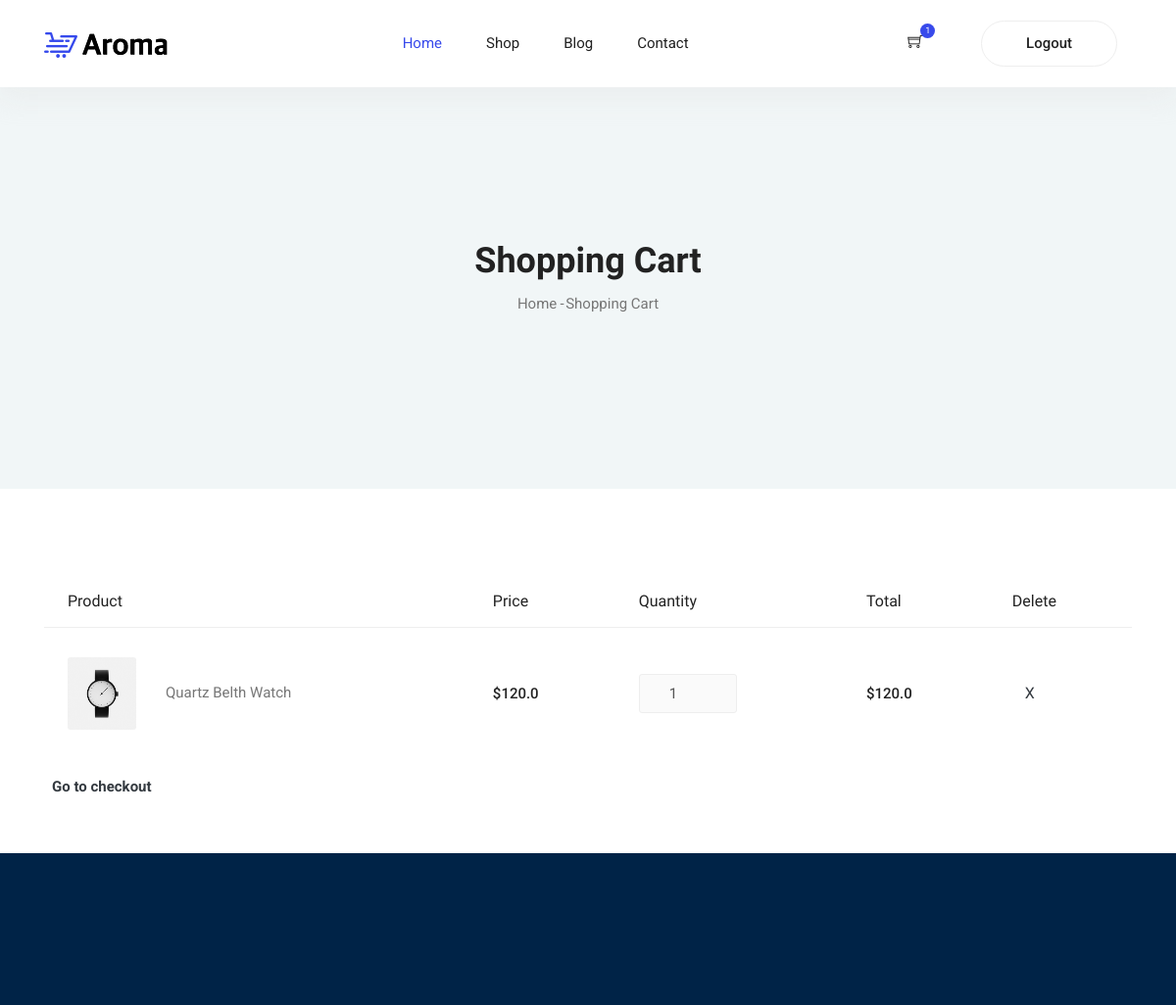
The page /cart/ (signed in, upper part) on the database as committed earlier.
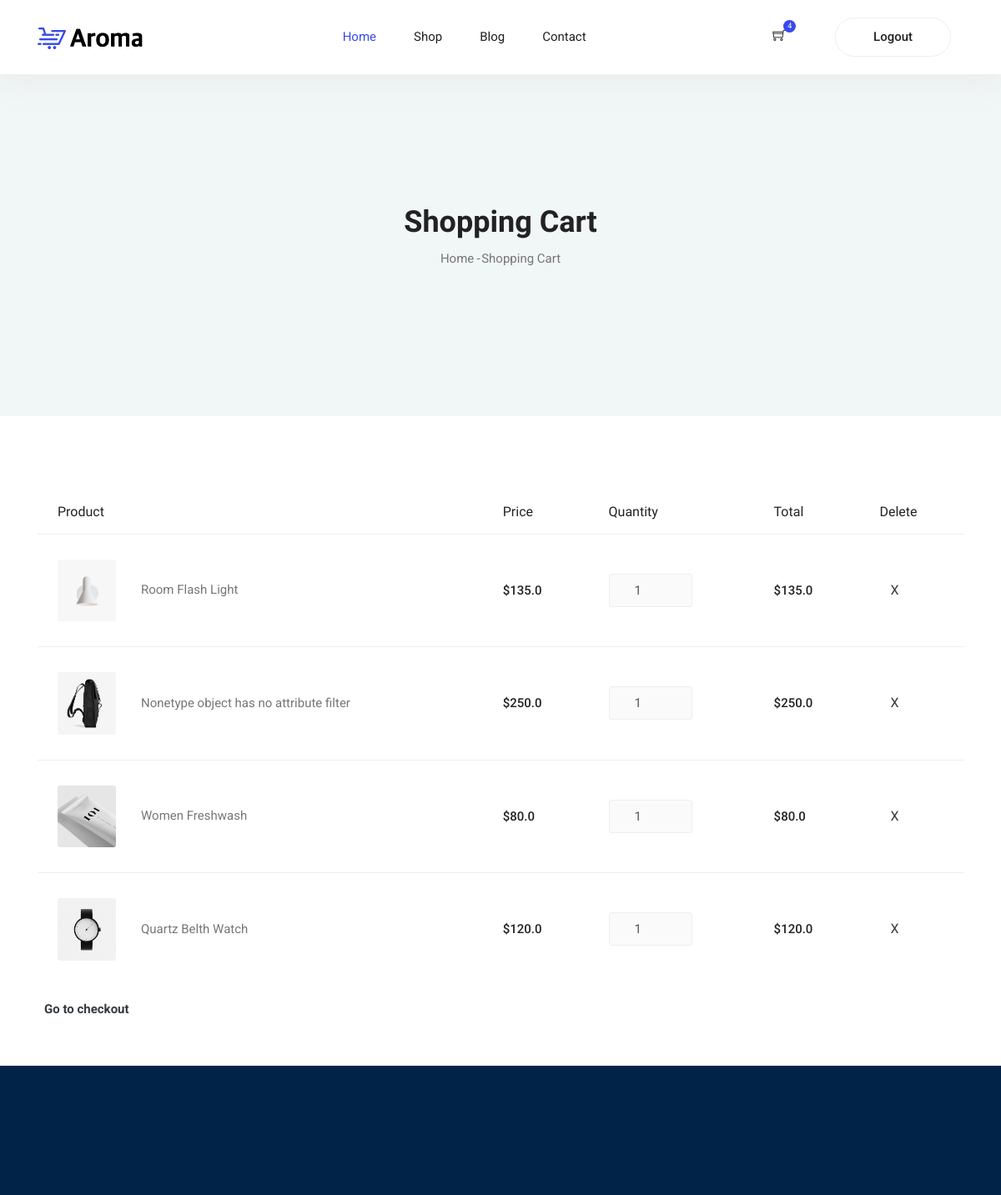
The same page on the database as committed later.
### store/models.py (models this page shows, shortened)
class Order(models.Model):
    owner = models.ForeignKey(User, on_delete=models.CASCADE)
    is_paid = models.BooleanField(default=False)
    payment_date = models.DateTimeField(blank=True, null=True)

class OrderDetail(models.Model):
    order = models.ForeignKey(Order, on_delete=models.CASCADE, blank=True, null=True)
    item = models.ForeignKey(Item, on_delete=models.CASCADE)
    price = models.FloatField()
    count = models.IntegerField()
    @property
    def get_total_price(self):
        return self.price * self.count

class Item(models.Model):
    title = models.CharField(max_length=150)
    slug = models.SlugField()
    price = models.FloatField()
    mojodi = models.BooleanField(default=True)
    image = models.ImageField(upload_to='Product Image', blank=True, null=True)
    text = models.TextField()
    description = models.TextField()
    active = models.BooleanField(default=False)

### store/views.py (the view)
# urls.py: path('cart/', views.CartView.as_view(), name='cart'),
class CartView(View):
    def get(self, request):
        c = {
            'order': None,
            'details': None
        }
        open_order: Order = Order.objects.filter(owner_id=request.user.id, is_paid=False).first()
        if open_order is not None:
            c['order'] = open_order
            c['details'] = open_order.orderdetail_set.all()
        return render(request, 'cart.html', c)

### store/templates/cart.html (shortened to what this page needs)
{% extends 'base.html' %}
{% load static %}
{% block body %}
	<section class="blog-banner-area" id="category">
		<div class="container h-100">
			<div class="blog-banner">
				<div class="text-center">
					<h1>Shopping Cart</h1>
					<nav aria-label="breadcrumb" class="banner-breadcrumb">
            <ol class="breadcrumb">
              <li class="breadcrumb-item"><a href="#">Home</a></li>
              <li class="breadcrumb-item active" aria-current="page">Shopping Cart</li>
            </ol>
          </nav>
				</div>
			</div>
    </div>
	</section>
    <section class="cart_area">
        <div class="container">
            <div class="cart_inner">
                <div class="table-responsive">
                    {% if order != None and details|length > 0 %}
                        <table class="table">
                            <thead>
                                <tr>
                                    <th scope="col">Product</th>
                                    <th scope="col">Price</th>
                                    <th scope="col">Quantity</th>
                                    <th scope="col">Total</th>
                                    <th scope="col">Delete</th>
                                </tr>
                            </thead>
                            <tbody>
                                {% for detail in details %}
                                <tr>
                                    <td>
                                        <div class="media">
                                            <div class="d-flex">
                                                <img src="{{ detail.item.image.url }}" width="70" alt="">
                                            </div>
                                            <div class="media-body">
                                                <p>{{ detail.item.title }}</p>
                                            </div>
                                        </div>
                                    </td>
                                    <td>
                                        <h5>${{ detail.item.price }}</h5>
                                    </td>
                                    <td>
                                        <div class="product_count">
                                            <input type="text" name="qty" id="sst" maxlength="12" disabled value="{{ detail.count }}" title="Quantity:"
                                                class="input-text qty">
                                        </div>
                                    </td>
                                    <td>
                                        <h5>${{ detail.get_total_price }}</h5>
                                    </td>
                                    <td>
                                        <a href="{% url 'store:remove-orderdetail' detail.id %}" class="btn text-dark btn-close">X</a>
                                    </td>
                                </tr>
                                {% endfor %}
                            </tbody>
                        </table>
                        <a class="text-dark mx-2" href="{% url 'store:checkout' %}"><b>Go to checkout</b></a>
                    {% else %}
                        <div class="alert alert-light text-danger text-center"><b>You have not item in order Cart</b></div>
                    {% endif %}
                </div>
            </div>
        </div>
    </section>
{% endblock %}

### store/templates/base.html (shortened to what this page needs)
{% load static %}
<!DOCTYPE html>
<html lang="en">
<head>
    <link rel="stylesheet" href="{% static 'vendors/bootstrap/bootstrap.min.css' %}">
    <link rel="stylesheet" href="{% static 'vendors/fontawesome/css/all.min.css' %}">
    <link rel="stylesheet" href="{% static 'vendors/themify-icons/themify-icons.css' %}">
	<link rel="stylesheet" href="{% static 'vendors/linericon/style.css' %}">
    <link rel="stylesheet" href="{% static 'vendors/nice-select/nice-select.css' %}">
    <link rel="stylesheet" href="{% static 'vendors/owl-carousel/owl.theme.default.min.css' %}">
    <link rel="stylesheet" href="{% static 'vendors/owl-carousel/owl.carousel.min.css' %}">
    <link rel="stylesheet" href="{% static 'vendors/nouislider/nouislider.min.css' %}">
    <link rel="stylesheet" href="{% static 'css/style.css' %}">
</head>
<body>
	<header class="header_area">
        <div class="main_menu">
          <nav class="navbar navbar-expand-lg navbar-light">
            <div class="container">
              <a class="navbar-brand logo_h" href="index.html"><img src="{% static 'img/logo.png' %}" alt=""></a>
              <div class="collapse navbar-collapse offset" id="navbarSupportedContent">
                <ul class="nav navbar-nav menu_nav ml-auto mr-auto">
                  <li class="nav-item active"><a class="nav-link" href="{% url 'store:index' %}">Home</a></li>
                  <li class="nav-item submenu dropdown">
                    <a href="{% url 'store:shop' %}" class="nav-link"  role="button" aria-haspopup="true"
                      aria-expanded="false">Shop</a>
                  </li>
                  <li class="nav-item submenu dropdown">
                    <a href="#" class="nav-link dropdown-toggle" data-toggle="dropdown" role="button" aria-haspopup="true"
                      aria-expanded="false">Blog</a>
                    </li>
                  <li class="nav-item"><a class="nav-link" href="contact.html">Contact</a></li>
                </ul>
                <ul class="nav-shop">
                    {% if not request.user.is_authenticated %}
                        <li class="nav-item"><a class="button button-header" href="{% url 'account:login' %}">Login</a></li>
                    {% else %}
                        <li class="nav-item"><button><a href="{% url 'store:cart' %}"><i class="ti-shopping-cart"></i></a><span class="nav-shop__circle">{{ details.count }}</span></button></li>
                        <li class="nav-item"><a class="button button-header" href="{% url 'account:logout' %}">Logout</a></li>
                    {% endif %}
                </ul>
              </div>
            </div>
          </nav>
        </div>
    </header>
    {% block body %}{% endblock %}
    <footer class="footer">
    <div class="footer-area">
    </div>
    </footer>
</body>
</html>

Rows that differ between the two databases and show on the page:
computed for Order: count "1" → "4"
added OrderDetail: item.image (picture), item "Room Flash Light", item.price "135.0", qty "1", get_total_price "135.0"
added OrderDetail: item.image (picture), item "Nonetype object has no attribute filter", item.price "250.0", qty "1", get_total_price "250.0"
added OrderDetail: item.image (picture), item "Women Freshwash", item.price "80.0", qty "1", get_total_price "80.0"
